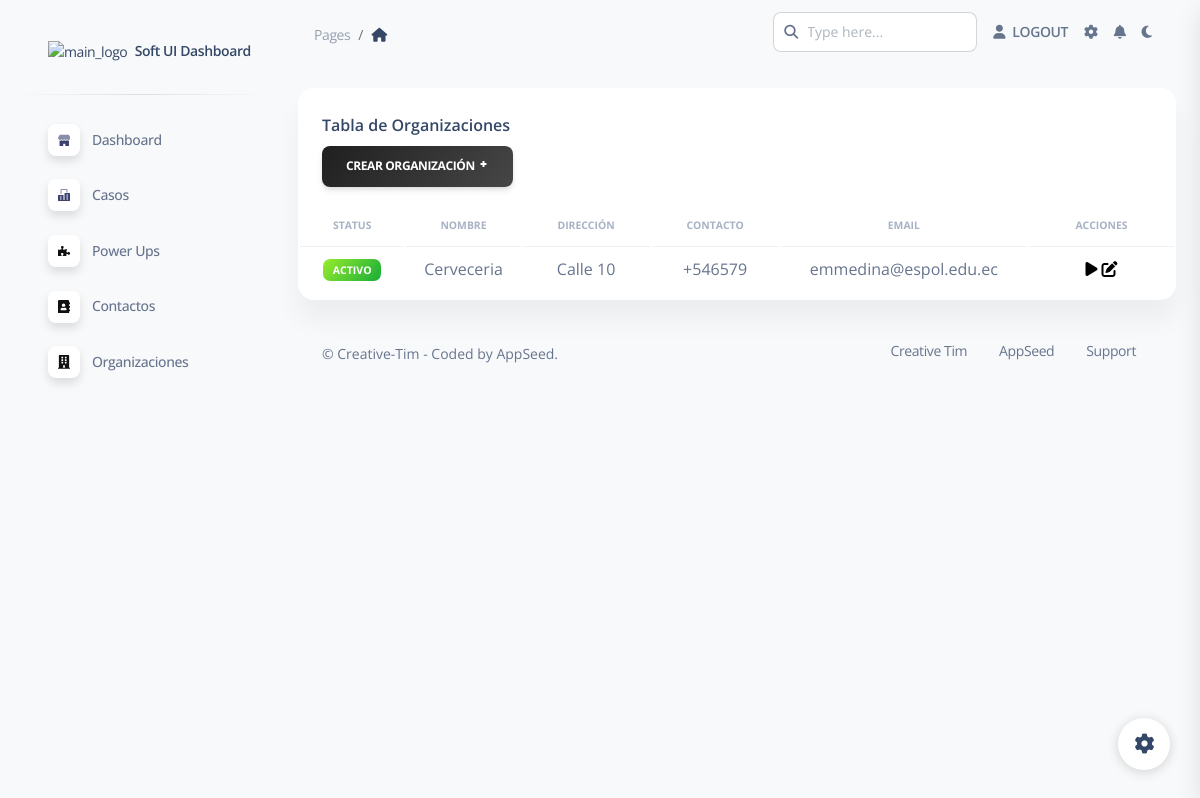
Before: /home/tableOrganizaciones/ (signed in) with the older database file.
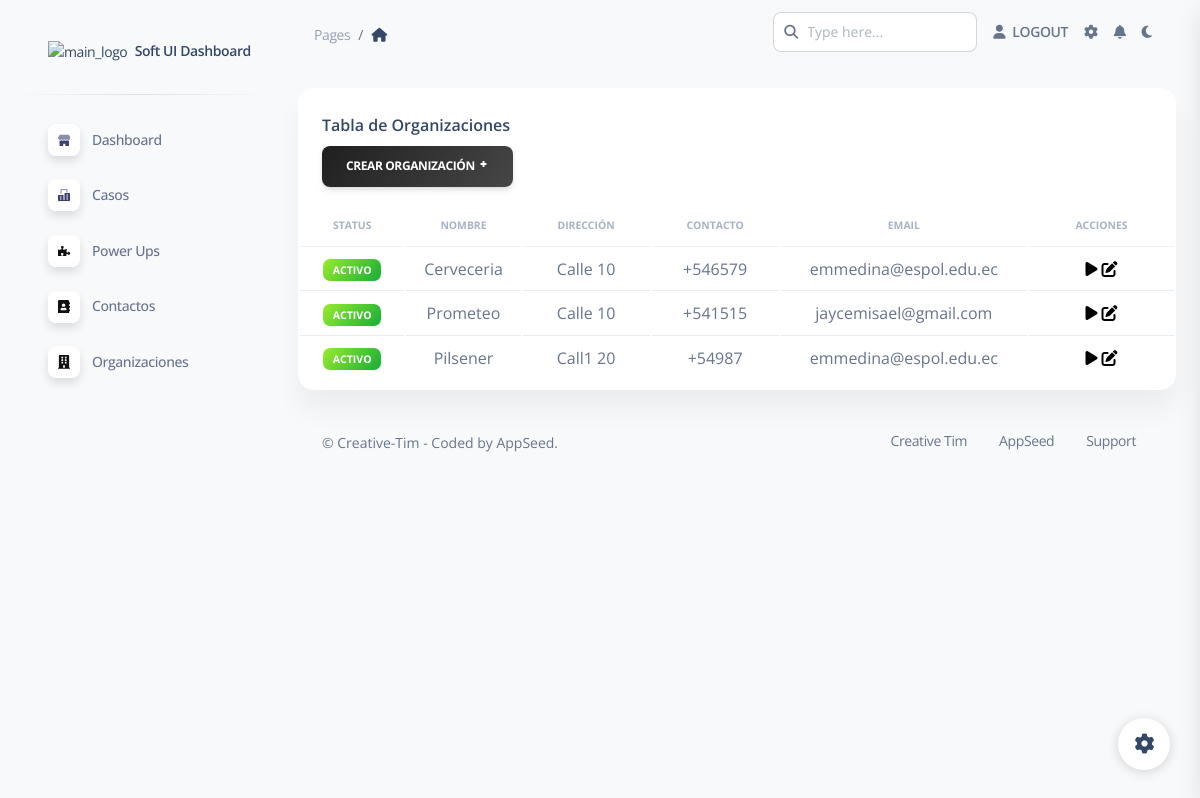
After: the same page with the newer database file.
### mainApp/models.py (models this page shows, shortened)
class Organizacion(models.Model):
    ACTIVO = 'ACT'
    INACTIVO = 'INACT'
    ESTADO_ORGANIZACION = [
        (ACTIVO, 'ACTIVO'),
        (INACTIVO, 'INACTIVO'),
    ]
    organizacionUser = models.ForeignKey(User, on_delete=models.CASCADE)  # new
    status = models.CharField(max_length=5, choices=ESTADO_ORGANIZACION, default=ACTIVO,)
    nombre = models.CharField(max_length = 254)
    direccion = models.CharField(max_length = 254)
    contacto_organizacion = models.CharField(max_length = 254) # PROPIO CONTACTO
    email = models.EmailField(max_length = 254)

### users/views.py (the view)
# urls.py: path('tableOrganizaciones/', views.tableOrganizacion, name="tableOrganizacion"),
@login_required
def tableOrganizacion(request):
    username = request.user.username
    organizacionQS = Organizacion.objects.filter(organizacionUser__username = username)
    form = OrganizacionForm()
    context = {"organizaciones":organizacionQS,"form":form}
    return render(request,"users/tableOrganizaciones.html",context)

### mainApp/forms.py
class OrganizacionForm(ModelForm):
    class Meta:
        model = Organizacion
        exclude = ('organizacionUser','status',)
        widgets = {
                'nombre': forms.TextInput(attrs={'class': 'form-control','placeholder':'Nombre de la organización'}),
                'direccion': forms.TextInput(attrs={'class': 'form-control','placeholder':'Dirección'}),
                'contacto_organizacion': forms.TextInput(attrs={'class': 'form-control','placeholder':'Contacto'}),
                'email': forms.TextInput(attrs={'class': 'form-control','placeholder':'Correo'}),
         }

### users/templates/users/tableOrganizaciones.html (shortened to what this page needs)
{% extends 'layouts/base.html' %} {% block title %} Tables {% endblock title %}
 {% block content %}
{% load static %}
<div class="container-fluid py-4">
  <div class="row">
    <div class="col-12">
      <div class="card mb-4">
        <div class="card-header pb-0">
          <h6>Tabla de Organizaciones</h6>
          <button
            type="button"
            class="btn bg-gradient-primary"
            data-bs-toggle="modal"
            data-bs-target="#exampleModal"
          >
            Crear Organización <i class="ni ni-fat-add"></i>
          </button>
        </div>
        <div class="card-body px-0 pt-0 pb-2">
          <div class="table-responsive p-0">
            <table class="table align-items-center mb-0">
              <thead>
                <tr>
                  <th
                    class="text-uppercase text-secondary text-xxs font-weight-bolder opacity-7 align-middle text-center"
                  >
                    Status
                  </th>
                  <th
                    class="text-uppercase text-secondary text-xxs font-weight-bolder opacity-7 align-middle text-center"
                  >
                    Nombre
                  </th>
                  <th
                    class="text-uppercase text-secondary text-xxs font-weight-bolder opacity-7 align-middle text-center"
                  >
                    Dirección
                  </th>
                  <th
                    class="text-uppercase text-secondary text-xxs font-weight-bolder opacity-7 align-middle text-center"
                  >
                    Contacto
                  </th>
                  <th
                    class="text-uppercase text-secondary text-xxs font-weight-bolder opacity-7 align-middle text-center"
                  >
                    Email
                  </th>
                  <th
                    class="text-uppercase text-secondary text-xxs font-weight-bolder opacity-7 align-middle text-center"
                  >
                    Acciones
                  </th>
                </tr>
              </thead>
              <tbody>
                {% for organizacion in organizaciones %}
                <tr>
                  {% if organizacion.status == 'ACT' %}
                  <td class="align-middle text-center text-sm">
                    <span class="badge badge-sm bg-gradient-success">
                      {{organizacion.get_status_display}}</span
                    >
                    {% else %}
                  </td>
                  <td class="align-middle text-center text-sm">
                    <span class="badge badge-sm bg-gradient-danger">
                      {{caso.get_status_display}}</span
                    >
                    {% endif %}
                  </td>
                  <td class="align-middle text-center">
                    <h7>{{organizacion.nombre}} </h7>
                  </td>
                  <td class="align-middle text-center">
                    <h7> {{organizacion.direccion}} </h7>
                  </td>
                  <td class="align-middle text-center">
                    <h7> {{organizacion.contacto_organizacion}} </h7>
                  </td>
                  <td class="align-middle text-center">
                    {{organizacion.email}}
                  </td>
                  <td class="align-middle text-center">
                    <div class="container d-flex justify-content-center">
                      <div class="row ">
                         <div class="col">
                          <span style="font-size: 1em; color: black;">
                            <i class="fas fa-play"></i></span>
                       <span style="font-size: 1em; color: black;">
                        <i class="fas fa-edit"></i></span>
                         </div>
                      </div>
                    </div>
                  </td>
                </tr>
                {% endfor %}
              </tbody>
            </table>
          </div>
        </div>
      </div>
    </div>
  </div>
  {% include "includes/footer.html" %}
</div>
{% endblock content %}

Changed rows visible on the page:
added Organizacion: status "ACTIVO", nombre "Prometeo", direccion "Calle 10", contacto_organizacion "+541515", email "jaycemisael@gmail.com"
added Organizacion: status "ACTIVO", nombre "Pilsener", direccion "Call1 20", contacto_organizacion "+54987", email "emmedina@espol.edu.ec"
